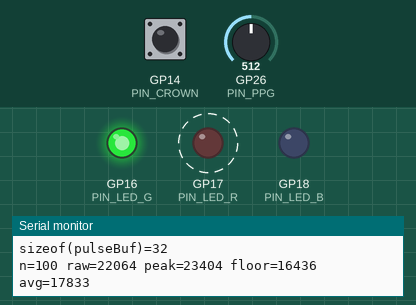
Simulated run of this sketch. Board: Raspberry Pi Pico. Parts: output pins drawn as LEDs (lit = HIGH), the last lines printed to the serial monitor. Dashed ring = blinking. Inputs (shaded band) come from the test bench; at power-on: GP14 (PIN_CROWN) HIGH, GP26 (PIN_PPG) = 512 (analog values on the 0–1023 scale).

Above: at 1.2 s.
1.3 s: GP14 (PIN_CROWN) pulled LOW for 0.15 s
At 1.6 s:
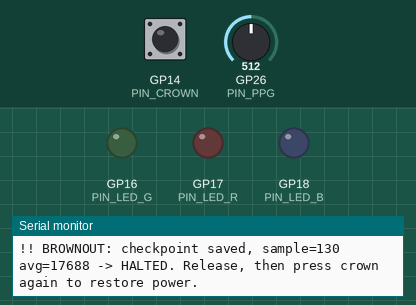
2.9 s: GP14 (PIN_CROWN) pulled LOW for 1 s
At 6.8 s:
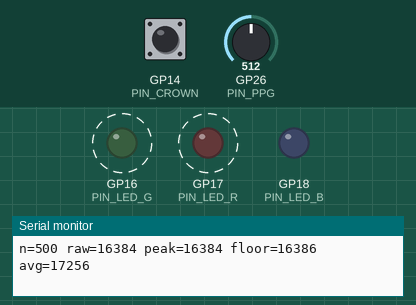
6.9 s: GP14 (PIN_CROWN) pulled LOW for 3.2 s
At 7.9 s:
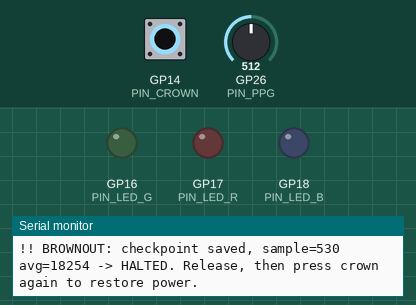
Timing chart, 0 to 9.9 s (numbered marks = the images above; inputs shaded):
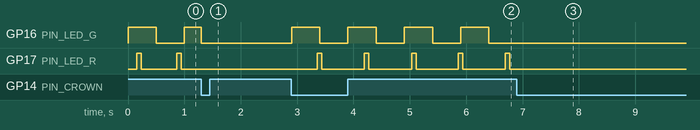

Measured:
- after the input at 1.3 s, GP17 (PIN_LED_R): stops changing and stays LOW
- after the input at 2.9 s, GP16 (PIN_LED_G): alternates HIGH for 0.50 s and LOW for 0.50 s, starting at once; GP17 (PIN_LED_R): alternates HIGH for 0.08 s and LOW for 0.75 s, starting after 0.46 s
- after the input at 6.9 s, GP16 (PIN_LED_G), GP17 (PIN_LED_R): stops changing and stays LOW
- by itself, GP17 (PIN_LED_R): alternates HIGH for 0.08 s and LOW for 0.63 s

The sketch:

sketch.ino
```cpp
// Smartwatch firmware - Task 2 entry points.
// Needs engine_task2.h in the same project (add it as a new file in Wokwi).
#include "engine_task2.h"

// ---------------- Arduino entry points ----------------
void setup() {
  Serial.begin(115200);
  analogReadResolution(12);
  pinMode(PIN_LED_G, OUTPUT);
  pinMode(PIN_LED_R, OUTPUT);
  pinMode(PIN_LED_B, OUTPUT);
  pinMode(PIN_CROWN, INPUT_PULLUP);
  pinMode(PIN_TOUCH, INPUT_PULLUP);

  restoreFromCheckpoint(S);            // resume or start fresh

  Serial.print("sizeof(EngineState)="); Serial.println(sizeof(EngineState));
  Serial.print("sizeof(pulseBuf)=");    Serial.println(sizeof(S.pulseBuf));

  attachInterrupt(PIN_CROWN, crownISR, FALLING);
}

void loop() {
  uint32_t nowUs = micros();
  uint32_t nowMs = millis();

  if (S.mode == MODE_HALTED) { taskHalted(S, nowMs); return; }

  if (S.flags & FLAG_CROWN) {
    S.flags = 0;
    if ((uint32_t)(nowMs - S.bootAtMs) > 300) {    // ignore button bounce right after a restart
      brownout(S, nowMs);
      return;
    }
  }

  taskPulse(S, nowUs, nowMs);
  taskLeds(S, nowMs);
}
```

engine_task2.h
```cpp
#pragma once
// Smartwatch firmware - Tasks 1-2 (cumulative)
// Board: Raspberry Pi Pico (RP2040), Arduino-Pico core, Wokwi
//
//  Task 1  pulse monitoring   : 2000 samples, rolling peak + rolling floor/average
//  Task 2  brownout recovery  : crown button -> checkpoint -> halt -> reset -> resume
//          (LEDs still use the simple Task 1 behaviour: 500 ms green blink,
//           red flash on a pulse spike. Task 3 replaces these rules.)
//
// Rules: ONE mutable global (EngineState S), no malloc/calloc/free, no float/double,
// ISR only sets a flag.

#include <Arduino.h>
#include <stdint.h>
#include <string.h>

// 0 = restart in place after a brownout (works in Wokwi)
// 1 = real watchdog reset via rp2040.reboot() (EngineState kept in no-init RAM)
#define USE_HW_REBOOT 0

#ifndef __uninitialized_ram
#define __uninitialized_ram(group) __attribute__((section(".uninitialized_data." #group))) group
#endif

// ---------------- Pins ----------------
constexpr uint8_t PIN_PPG   = 26;  // GP26 / ADC0
constexpr uint8_t PIN_CROWN = 14;  // GP14 side crown (brownout)
constexpr uint8_t PIN_TOUCH = 15;  // GP15 front touch key (later task)
constexpr uint8_t PIN_LED_G = 16;
constexpr uint8_t PIN_LED_R = 17;
constexpr uint8_t PIN_LED_B = 18;

// ---------------- Constants ----------------
constexpr uint8_t  WINDOW           = 16;       // 16 x 2 B = 32 B raw buffer
constexpr uint16_t RUN_SAMPLES      = 2000;
constexpr uint32_t SAMPLE_PERIOD_US = 10000;    // 100 Hz
constexpr uint8_t  FLOOR_SHIFT      = 3;        // floor EMA alpha 1/8
constexpr uint8_t  AVG_SHIFT        = 6;        // running average alpha 1/64
constexpr uint16_t MIN_SPIKE_SPAN   = 1500;
constexpr uint32_t SPIKE_LED_MS     = 80;
constexpr uint32_t HEARTBEAT_MS     = 500;
constexpr uint16_t PRINT_EVERY      = 100;

constexpr uint8_t MODE_ACTIVE = 0;
constexpr uint8_t MODE_HALTED = 2;

constexpr uint8_t  FLAG_CROWN = 0x01;
constexpr uint32_t CKPT_MAGIC = 0xC0FFEE42u;

// ---------------- Checkpoint (lives inside EngineState) ----------------
struct Checkpoint {
  uint32_t tag;          // validation tag, derived from the fields below
  uint16_t sampleIndex;
  uint16_t rollingAvg;
  uint16_t floorAvg;
  uint16_t reserved;
};

static uint32_t ckptTag(const Checkpoint &c) {
  return CKPT_MAGIC ^ (((uint32_t)c.sampleIndex << 16) | c.rollingAvg)
                    ^ ((uint32_t)c.floorAvg * 2654435761u);
}
static bool ckptValid(const Checkpoint &c) {
  return c.tag == ckptTag(c) && c.sampleIndex < RUN_SAMPLES;
}

// ---------------- Engine state: THE ONLY mutable global ----------------
struct EngineState {
  uint16_t pulseBuf[WINDOW];   // raw 16-bit PPG ring buffer (32 bytes)

  uint32_t floorQ;
  uint32_t avgQ;
  uint32_t nextSampleUs;
  uint32_t redOffAtMs;
  uint32_t nextBeatMs;
  uint32_t haltAt;
  uint32_t bootAtMs;           // time of the last (re)start

  Checkpoint ckpt;

  uint16_t peak;
  uint16_t floorAvg;
  uint16_t runAvg;
  uint16_t sampleCount;
  uint16_t runsDone;

  uint8_t  head, filled, started, aboveThresh;
  uint8_t  ledG, ledR, ledB;
  uint8_t  mode;
  uint8_t  crownReleased;
  volatile uint8_t flags;
};

static_assert(sizeof(EngineState) <= 512, "EngineState too large");
static_assert(sizeof(EngineState::pulseBuf) < 64, "Raw pulse buffer must be < 64 bytes");

// NOLOAD RAM section: not cleared by startup code, survives a watchdog reboot.
#if USE_HW_REBOOT
static EngineState __uninitialized_ram(S);
#else
static EngineState S;
#endif

// ---------------- Helpers ----------------
static inline void wr(uint8_t pin, uint8_t v) { digitalWrite(pin, v ? HIGH : LOW); }
static void engineReset(EngineState &s) { memset((void *)&s, 0, sizeof(s)); }

// ---------------- ISR (non-blocking) ----------------
static void crownISR() { S.flags |= FLAG_CROWN; }

// ---------------- Pulse engine ----------------
// Returns 1 on a pulse-spike rising edge (sample enters top quarter of the span).
static uint8_t pulseProcess(EngineState &s, uint16_t sample) {
  s.pulseBuf[s.head] = sample;
  s.head = (uint8_t)((s.head + 1) & (WINDOW - 1));
  if (s.filled < WINDOW) s.filled++;

  uint16_t mx = 0, mn = 0xFFFF;
  for (uint8_t i = 0; i < s.filled; i++) {
    uint16_t v = s.pulseBuf[i];
    if (v > mx) mx = v;
    if (v < mn) mn = v;
  }
  s.peak = mx;

  if (!s.started) {
    s.floorQ = (uint32_t)mn << FLOOR_SHIFT;
    s.avgQ   = (uint32_t)sample << AVG_SHIFT;
    s.started = 1;
  } else {
    int32_t ft = (int32_t)((uint32_t)mn << FLOOR_SHIFT);
    s.floorQ = (uint32_t)((int32_t)s.floorQ + ((ft - (int32_t)s.floorQ) >> FLOOR_SHIFT));
    int32_t at = (int32_t)((uint32_t)sample << AVG_SHIFT);
    s.avgQ = (uint32_t)((int32_t)s.avgQ + ((at - (int32_t)s.avgQ) >> AVG_SHIFT));
  }
  s.floorAvg = (uint16_t)(s.floorQ >> FLOOR_SHIFT);
  s.runAvg   = (uint16_t)(s.avgQ >> AVG_SHIFT);

  uint8_t spike = 0;
  uint32_t span = (s.peak > s.floorAvg) ? (uint32_t)(s.peak - s.floorAvg) : 0;
  if (s.filled == WINDOW && span >= MIN_SPIKE_SPAN) {
    uint32_t thresh = (uint32_t)s.floorAvg + ((span * 3u) >> 2);
    uint8_t above = (sample >= thresh);
    spike = (uint8_t)(above && !s.aboveThresh);
    s.aboveThresh = above;
  } else {
    s.aboveThresh = 0;
  }

  s.sampleCount++;
  return spike;
}

static uint16_t readPPG16(uint32_t nowMs) {
  uint32_t v = (uint32_t)analogRead(PIN_PPG) << 4;     // 12-bit -> 16-bit
  uint32_t phase = nowMs % 833;                        // synthetic ~72 BPM pulse
  uint32_t wave = (phase < 120) ? phase * 60u
                : (phase < 300) ? (300u - phase) * 40u
                : 0u;
  v = (v >> 1) + wave;
  if (v > 65535u) v = 65535u;
  return (uint16_t)v;
}

static void taskPulse(EngineState &s, uint32_t nowUs, uint32_t nowMs) {
  if ((int32_t)(nowUs - s.nextSampleUs) < 0) return;
  s.nextSampleUs += SAMPLE_PERIOD_US;

  uint16_t sample = readPPG16(nowMs);
  if (pulseProcess(s, sample)) {
    s.ledR = 1;
    s.redOffAtMs = nowMs + SPIKE_LED_MS;
    if (s.redOffAtMs == 0) s.redOffAtMs = 1;
  }

  if ((s.sampleCount % PRINT_EVERY) == 0) {
    Serial.print("n=");       Serial.print(s.sampleCount);
    Serial.print(" raw=");    Serial.print(sample);
    Serial.print(" peak=");   Serial.print(s.peak);
    Serial.print(" floor=");  Serial.print(s.floorAvg);
    Serial.print(" avg=");    Serial.println(s.runAvg);
  }
  if (s.sampleCount >= RUN_SAMPLES) {
    s.runsDone++;
    Serial.print("== run "); Serial.print(s.runsDone);
    Serial.print(" done (2000 samples) peak="); Serial.print(s.peak);
    Serial.print(" floor="); Serial.println(s.floorAvg);
    s.sampleCount = 0;
  }
}

static void taskLeds(EngineState &s, uint32_t nowMs) {
  if (s.ledR && s.redOffAtMs && (int32_t)(nowMs - s.redOffAtMs) >= 0) {
    s.ledR = 0;
    s.redOffAtMs = 0;
  }
  if ((int32_t)(nowMs - s.nextBeatMs) >= 0) {
    s.ledG ^= 1;
    s.nextBeatMs = nowMs + HEARTBEAT_MS;
  }
  wr(PIN_LED_G, s.ledG);
  wr(PIN_LED_R, s.ledR);
  wr(PIN_LED_B, s.ledB);
}

// ---------------- Task 2: brownout recovery ----------------
static void ckptSave(EngineState &s) {
  s.ckpt.sampleIndex = s.sampleCount;
  s.ckpt.rollingAvg  = s.runAvg;
  s.ckpt.floorAvg    = s.floorAvg;
  s.ckpt.reserved    = 0;
  s.ckpt.tag         = ckptTag(s.ckpt);
}

static void brownout(EngineState &s, uint32_t nowMs) {
  ckptSave(s);
  s.mode = MODE_HALTED;
  s.ledG = s.ledR = s.ledB = 0;
  wr(PIN_LED_G, 0); wr(PIN_LED_R, 0); wr(PIN_LED_B, 0);
  s.haltAt = nowMs;
  s.crownReleased = 0;
  Serial.print("!! BROWNOUT: checkpoint saved, sample=");
  Serial.print(s.ckpt.sampleIndex);
  Serial.print(" avg="); Serial.print(s.ckpt.rollingAvg);
  Serial.println(" -> HALTED. Release, then press crown again to restore power.");
}

// Re-initialise everything from the checkpoint. Used at power-up AND for the
// restart after a brownout. Valid checkpoint -> resume; invalid -> sample 0.
static void restoreFromCheckpoint(EngineState &s) {
  Checkpoint saved = s.ckpt;           // read BEFORE wiping the state
  bool valid = ckptValid(saved);

  engineReset(s);
  s.mode = MODE_ACTIVE;
  if (valid) {
    s.sampleCount = saved.sampleIndex;
    s.runAvg   = saved.rollingAvg;
    s.avgQ     = (uint32_t)saved.rollingAvg << AVG_SHIFT;
    s.floorAvg = saved.floorAvg;
    s.floorQ   = (uint32_t)saved.floorAvg << FLOOR_SHIFT;
    s.started  = 1;
    Serial.print("[BOOT] checkpoint VALID -> resuming from sample ");
    Serial.println(saved.sampleIndex);
  } else {
    Serial.println("[BOOT] checkpoint INVALID -> starting from sample 0");
  }
  s.nextSampleUs = micros();
  s.nextBeatMs = millis();
  s.bootAtMs = millis();
}

static void taskHalted(EngineState &s, uint32_t nowMs) {
  uint8_t pressed = (digitalRead(PIN_CROWN) == LOW);
  if (!s.crownReleased) {
    if (!pressed && (uint32_t)(nowMs - s.haltAt) >= 200) s.crownReleased = 1;
  } else if (pressed) {
    Serial.println("Power restored: restarting...");
#if USE_HW_REBOOT
    Serial.flush();
    rp2040.reboot();                    // real watchdog reset, RAM survives
#else
    restoreFromCheckpoint(s);           // in-place restart (works in Wokwi)
#endif
  }
}
```
